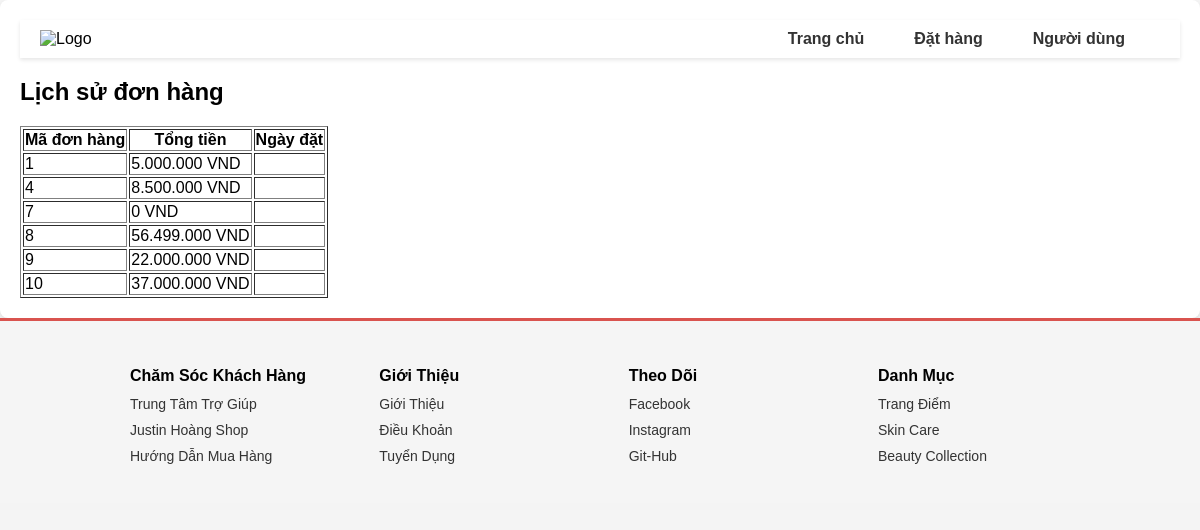
Screenshot of /views/order_history.php (signed in) with the database file from the repository.
### tables this page shows
CREATE TABLE `orders` (
  `OrderID` int(11) NOT NULL,
  `UserID` int(11) DEFAULT NULL,
  `TotalAmount` decimal(10,2) NOT NULL,
  `PaymentMethod` enum('Tiền mặt khi nhận hàng','Online') DEFAULT 'Tiền mặt khi nhận hàng',
  `OrderDate` datetime DEFAULT current_timestamp(),
  `Status` enum('Pending','Completed','Cancelled') DEFAULT 'Pending',
  `OrderStatus` enum('Pending','Processing','Completed','Canceled') DEFAULT 'Pending',
  `SaleDate` datetime DEFAULT NULL,
  `FullName` varchar(255) DEFAULT NULL,
  `Phone` varchar(20) DEFAULT NULL,
  `Address` text DEFAULT NULL
);

### views/order_history.php (the view, shortened to what this page needs)
<?php
include_once '../config/config.php';
$userID = $_SESSION['user_id'];
$stmt = $conn->prepare("SELECT OrderID, TotalAmount, SaleDate FROM Orders WHERE UserID = ?");
$stmt->bind_param("i", $userID);
$stmt->execute();
$result = $stmt->get_result();
?>
<!DOCTYPE html>
<html lang="vi">
<head>
    <link rel="stylesheet" href="/demo/assets/css/main.css">
</head>
<body>
    <div class="container">
        <header>
            <img src="https://th.bing.com/th/id/OIP.Fssk5m6e0R66ejp_qiFi5AHaHa?w=167&h=180&c=7&r=0&o=5&dpr=1.3&pid=1.7"
                alt="Logo" class="logo">
            <nav class="menu">
                <ul>
                    <li><a href="home.php"><i class="fa-solid fa-bars"></i> Trang chủ</a></li>
                    <?php if ($_SESSION['role'] === 'Member'): ?>
                        <li><a href="order_process.php"><i class="fa-solid fa-cart-shopping"></i> Đặt hàng</a></li>
                    <?php endif; ?>
                    <li><a href="user_login.php"><i class="fa-regular fa-user"></i> Người dùng</a></li>
                </ul>
            </nav>
        </header>
        <h2>Lịch sử đơn hàng</h2>
        <table border="1">
            <tr>
                <th>Mã đơn hàng</th>
                <th>Tổng tiền</th>
                <th>Ngày đặt</th>
            </tr>
            <?php while ($row = $result->fetch_assoc()): ?>
                <tr>
                    <td><?php echo $row['OrderID']; ?></td>
                    <td><?php echo number_format($row['TotalAmount'], 0, ',', '.'); ?> VND</td>
                    <td><?php echo $row['SaleDate']; ?></td>
                </tr>
            <?php endwhile; ?>
        </table>
    </div>
</body>
<footer class="footer">
    <div class="grid">
        <div class="grid__row">
            <div class="grid__column-2-4">
                <h3 class="footer__heading">Chăm Sóc Khách Hàng</h3>
                <ul class="footer__list">
                    <li class="footer-item">
                        <a href="" class="footer-item__link">Trung Tâm Trợ Giúp</a>
                    </li>
                    <li class="footer-item">
                        <a href="" class="footer-item__link">Justin Hoàng Shop</a>
                    </li>
                    <li class="footer-item">
                        <a href="" class="footer-item__link">Hướng Dẫn Mua Hàng</a>
                    </li>
                </ul>
            </div>
            <div class="grid__column-2-4">
                <h3 class="footer__heading">Giới Thiệu</h3>
                <ul class="footer__list">
                    <li class="footer-item">
                        <a href="" class="footer-item__link">Giới Thiệu</a>
                    </li>
                    <li class="footer-item">
                        <a href="" class="footer-item__link">Điều Khoản</a>
                    </li>
                    <li class="footer-item">
                        <a href="" class="footer-item__link">Tuyển Dụng</a>
                    </li>
                </ul>
            </div>
            <div class="grid__column-2-4">
                <h3 class="footer__heading">Theo Dõi</h3>
                <ul class="footer__list">
                    <li class="footer-item">
                        <a href="" class="footer-item__icon footer-item__link">
                            Facebook
                        </a>
                    </li>
                    <li class="footer-item">
                        <a href="" class="footer-item__icon footer-item__link">
                            Instagram
                        </a>
                    </li>
                    <li class="footer-item">
                        <a href="" class="footer-item__icon footer-item__link">
                            Git-Hub
                        </a>
                    </li>
                </ul>
            </div>
            <div class="grid__column-2-4">
                <h3 class="footer__heading">Danh Mục</h3>
                <ul class="footer__list">
                    <li class="footer-item">
                        <a href="" class="footer-item__link">Trang Điểm</a>
                    </li>
                    <li class="footer-item">
                        <a href="" class="footer-item__link">Skin Care</a>
                    </li>
                    <li class="footer-item">
                        <a href="" class="footer-item__link">Beauty Collection</a>
                    </li>
                </ul>
            </div>
        </div>
    </div>
</footer>
</html>

### assets/css/main.css (style rules this page uses)
body { font-family: Arial, sans-serif; margin: 0; padding: 0; background-color: #f4f4f4; }
.container { max-width: 100%; margin: auto; padding: 20px; background-color: #fff; border-radius: 8px; box-shadow: 0 2px 4px rgba(0, 0, 0, 0.1); }
header { background-color: #fff; box-shadow: 0 2px 4px rgba(0, 0, 0, 0.1); padding: 10px 20px; display: flex; align-items: center; justify-content: space-between; }
.logo { width: 100px; }
.menu ul { list-style-type: none; margin: 0; padding: 0; display: flex; }
.menu ul li { margin-right: 20px; }
.menu ul li a { text-decoration: none; color: #333; font-weight: bold; padding: 10px 15px; border-radius: 4px; transition: background-color 0.3s, color 0.3s; }
.footer { background-color: #f5f5f5; padding: 20px 0; border-top: 3px solid #d9534f; }
.grid { width: 80%; margin: 0 auto; }
.grid__row { display: flex; justify-content: space-between; flex-wrap: wrap; }
.grid__column-2-4 { width: 20%; padding: 10px; }
.footer__heading { font-size: 16px; font-weight: bold; margin-bottom: 10px; }
.footer__list { list-style: none; padding: 0; margin: 0; }
.footer-item { margin-bottom: 8px; }
.footer-item__link { text-decoration: none; color: #333; font-size: 14px; transition: color 0.3s; }
.footer-item__icon { margin-right: 5px; font-size: 14px; }

### rows the page displays
orders: OrderID "1", TotalAmount "5.000.000"
orders: OrderID "4", TotalAmount "8.500.000"
orders: OrderID "7", TotalAmount "0"
orders: OrderID "8", TotalAmount "56.499.000"
orders: OrderID "9", TotalAmount "22.000.000"
orders: OrderID "10", TotalAmount "37.000.000"
